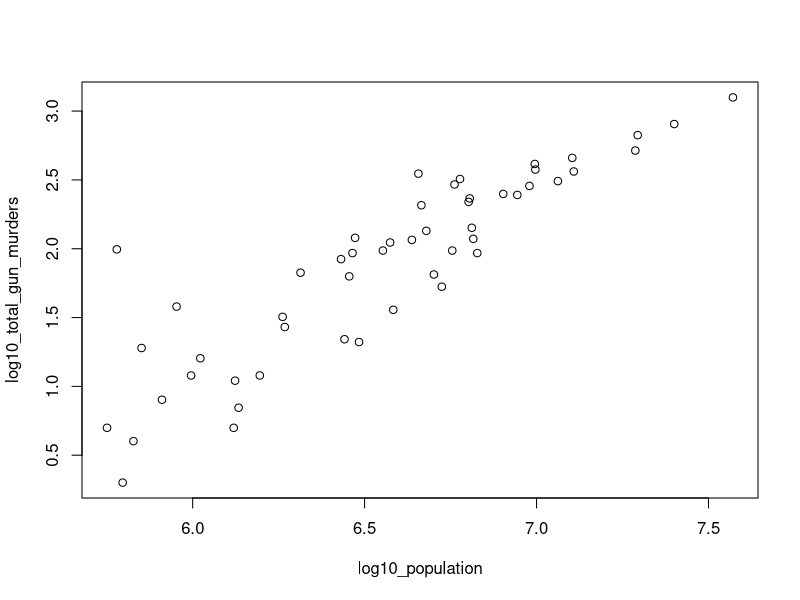
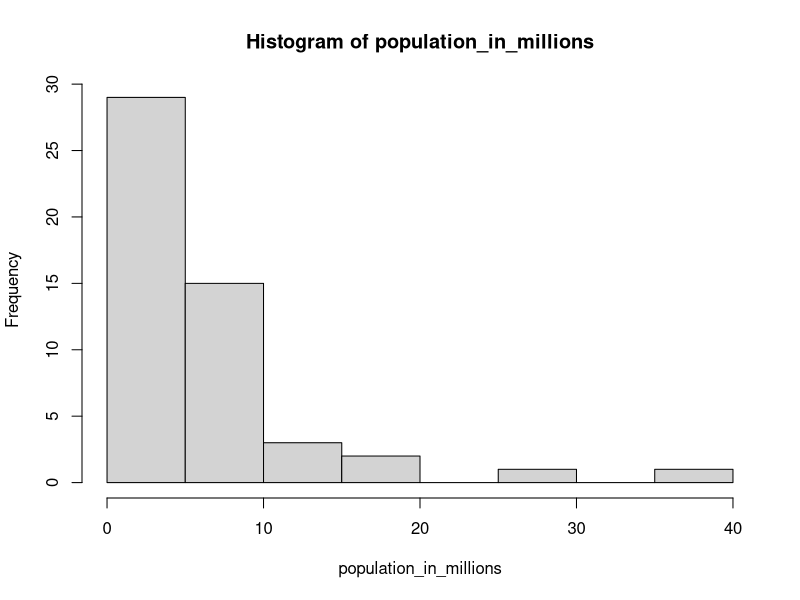
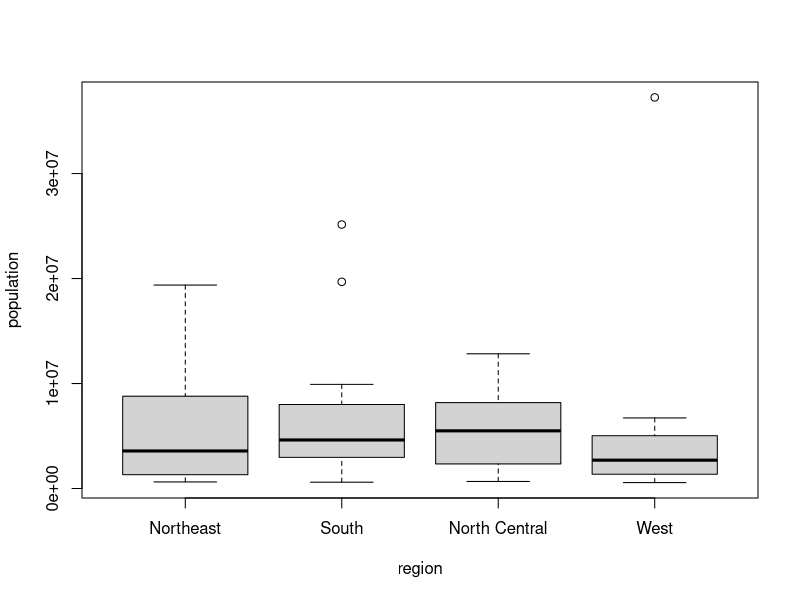

R code for these plots, in order:
#######Section 3: Vectors, sorting######

###Section 3.1: Indexing
library(dslabs)
data(murders)

  #1: Compute the per 100,000 murder rate for each state and store it in an object called murder_rate, then use logical operators to create a logical vector low that tells which entries are lower than 1
murder_rate<-murders$total / murders$population * 100000
low<-murder_rate<1
   #2: Use the results from the previous exercise and the function which to determine the indices of murder_rate associated with values lower than 1
which(murder_rate<1)
  #3: Report the names of the states with murder rates lower than 1, using the square brackets to retrieve the names of the states from the dataset.
murders$state[murder_rate<1]
  #4: Extend the code from the previous exercises to report the states in the Northeast with a murder rate lower than 1
murders$state[murder_rate<1 & murders$region == "Northeast"]
  #5 How many states are below the average murder rate
sum(murder_rate<mean(murder_rate))
  #6: Identify the states with abbreviations AK, MI, and IA
abbs<-c("AK", "MI", "IA")
murders$state[match(abbs, murders$abb)]
  #7: Which of the following are actual abbreviations: MA, ME, MI, MO, MU?
abbs<-c("MA", "ME", "MI", "MO", "MU")
abbs %in% murders$abb
  #8 Use which and the ! operator to get the index of the entries of abbs that are not abbreviations.
which(!abbs %in% murders$abb)
abbs[which(!abbs %in% murders$abb)]

###Section 3.2: Basic data wrangling
library(dplyr)
library(dslabs)
data(murders)

  #1: Redefine murders so that it includes a column named rate with the per 100,000 murder rates
murders<-mutate(murders, rates = total/population*100000)
  #2: Redefine murders to include a column named rank with the ranks of rate from highest to lowest
rate <-  murders$total/ murders$population * 100000
murders<- mutate(murders, rank = rank(-rate))
  #3: Use select to show the state names and abbreviations in murders
select(murders, state, abb)
  #4: Filter to show the top 5 states with the highest murder rates
murders <- mutate(murders, rate = total/population * 100000, rank = rank(-rate))
filter(murders,rank <=5)
  #5: Create a new data frame called no_south that removes states from the South region. How many states are in this category?
no_south<-filter(murders, region!= "South")
nrow(no_south)
  #6: Create a new data frame called murders_nw with only the states from the Northeast and the West.How many states are in this category?
murders_nw<-filter(murders, region %in% c("Northeast", "West"))
nrow(murders_nw)
  #7: Create a table my_states that satisfies both the conditions: it is in the Northeast or West and the murder rate is less than 1. Use select to show only the state name, the rate and the rank
murders <- mutate(murders, rate =  total / population * 100000, rank = rank(-rate))
my_states<- filter(murders, rate<1 & region %in% c("Northeast", "West"))
select(my_states, state, rate, rank)
  #8: Repeat the previous exercise, but now instead of creating a new object, show the result and only include the state, rate, and rank columns using the %>% pipe operator
mutate(murders, rate =  total / population * 100000, rank = rank(-rate))%>%
  filter(rate<1 & region %in% c("Northeast", "West"))%>%
  select(state,rate,rank)
  #9: Use one line of code to create a new data frame, called my_states, that has murder rate and rank columns, considers only states in the Northeast or West which have a murder rate lower than 1, and contain only the state, rate, and rank columns.
my_states<- murders %>% 
  mutate(rate = total/population * 100000, rank = rank(-rate)) %>%
  filter (region %in% c("Northeast", "West") & rate<1) %>% 
  select (state, rate, rank)

###Section 3.3: Basic plots
library(dslabs)
data(murders)

  #1: Transform population and total gun murdres using the log 10 transformation. Create a scatterplot with the log scales
population_in_millions <- murders$population/10^6
total_gun_murders <- murders$total
log10_population<-log10(murders$population)
log10_total_gun_murders<-log10(total_gun_murders)
plot(log10_population, log10_total_gun_murders)
  #2: Create a histogram of the population in millions
hist(population_in_millions)
  #3: Create a boxplot of state populations by region for the murders dataset
boxplot(population~region,data=murders)
